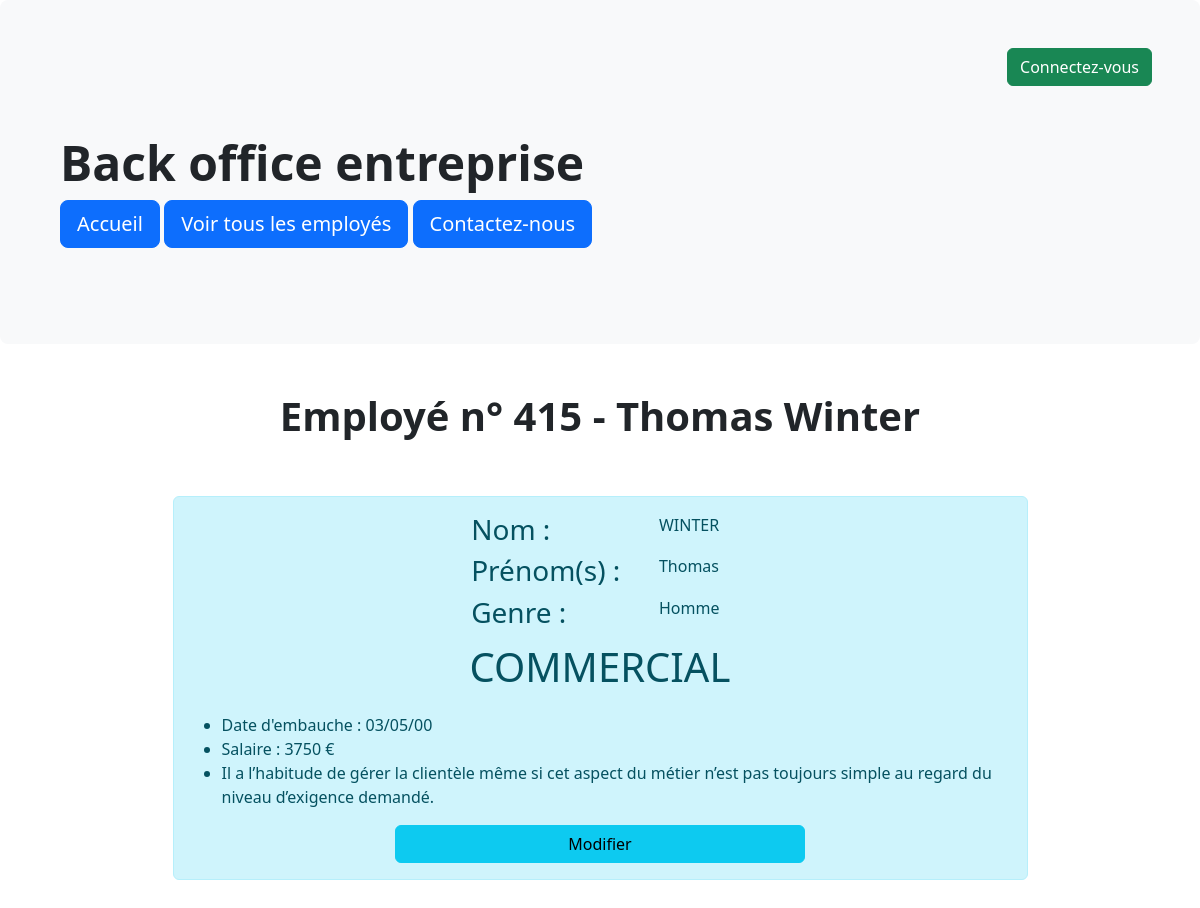
Screenshot of /information.php?id_employes=415 with the database file from the repository.
### tables this page shows
CREATE TABLE `information` (
  `id_info` int(3) NOT NULL,
  `id_employes` int(3) NOT NULL,
  `profil` text DEFAULT NULL,
  `photo` varchar(30) DEFAULT NULL
);

CREATE TABLE `employes` (
  `id_employes` int(3) NOT NULL,
  `prenom` varchar(20) DEFAULT NULL,
  `nom` varchar(20) DEFAULT NULL,
  `genre` enum('f','m') NOT NULL,
  `service` varchar(30) DEFAULT NULL,
  `date_embauche` date DEFAULT NULL,
  `salaire` float DEFAULT NULL
);

### information.php (the view, shortened to what this page needs)
<?php
include 'include/connect.inc.php';
if (isset($_GET['id_employes'])) {
    $affichage = $pdoEntreprise->prepare("SELECT `employes`.*, `information`.*
                                    FROM `employes`
                                    LEFT JOIN `information` ON `information`.`id_employes` = `employes`.`id_employes`
                                    WHERE `employes`.`id_employes`= :id_employes");
    $affichage->execute(array(
        ':id_employes' => $_GET['id_employes'],
    ));
    $ficheEmploye = $affichage->fetch(PDO::FETCH_ASSOC);
} else {
    header('location:listeEmployes.php');
    exit();
}
include 'include/header.inc.php';
?>
<!doctype html>
<html lang="fr">
    <main class="container">
        <section class="row my-5">
            <?php
            echo "<h1 class='text-center fw-bold fs-1'>Employé n° " . $ficheEmploye["id_employes"] . " - " . $ficheEmploye["prenom"] . " " . $ficheEmploye["nom"] . "</h1>";
            if ($ficheEmploye['genre'] == 'm') {
                $bgColor = 'info';
                $ficheEmploye['genre'] = 'Homme';
            } else {
                $bgColor = 'warning';
                $ficheEmploye['genre'] = 'Femme';
            }
            echo
            "<div class='alert alert-$bgColor w-75 mx-auto mt-5'>
            <div class='row'>
                    <div class='col-4'><img class='rounded float-start w-100' src='img/" . $ficheEmploye["photo"] . "' alt=''>
                    </div>
                    <div class='col-8'>
                        <div class='row'>
                            <h3 class='col-4'>Nom : </h3>
                            <p class='col-8 text-uppercase'>" . $ficheEmploye["nom"] . "</p>
                        </div>
                        <div class='row'>
                            <h3 class='col-4'>Prénom(s) : </h3>
                            <p class='col-8'>" . $ficheEmploye["prenom"] . "</p>
                        </div>
                        <div class='row'>
                            <h3 class='col-4'>Genre : </h3>
                            <p class='col-8'>" . $ficheEmploye["genre"] . " </p>
                        </div>
                    </div>
                    </div>
                    <p class='text-center fs-1 text-uppercase'>" . $ficheEmploye["service"] . "</p>
                    <ul>
                        <li>Date d'embauche : " . date('d/m/y', strtotime($ficheEmploye['date_embauche'])) . "</li>
                        <li>Salaire : " . $ficheEmploye['salaire'] . " €</li>
                        <li>" . $ficheEmploye["profil"] . "</li>
                    </ul>
                    <div class='text-center'>
                        <a href='modifemploye.php?id_employes=".$ficheEmploye['id_employes']."' class='btn btn-$bgColor w-50'>Modifier</a>
                    </div>
                </div>";
            ?>
        </section>
    </main>
</body>
</html>

### rows the page displays
information: id_employes "415", id_employes.prenom "Thomas", id_employes.nom "Winter", id_employes.nom "WINTER", id_employes.service "COMMERCIAL", id_employes.date_embauche "03/05/00", id_employes.salaire "3750", profil "Il a l’habitude de gérer la clientèle même si cet aspect du métier n’est pas toujours simple au regard du niveau d’exigence demandé."

### other values shown
$ficheEmploye["genre"] "Homme"
